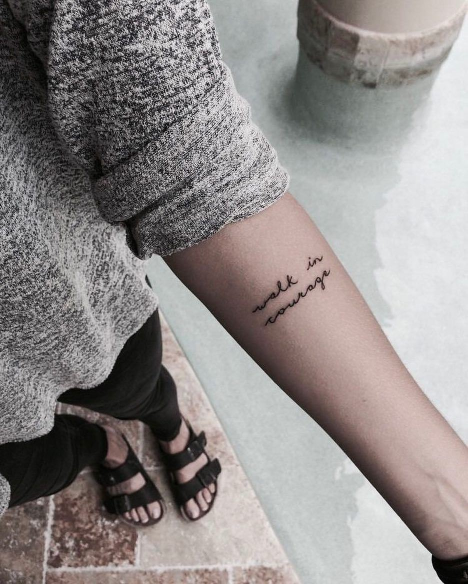
#> input picture Assignment 2/Resize/data_from_assignment/train/52.jpg, 936 x 1168 px (shown at 1/2 size); its folder holds 4 pictures in this run
$ python main.py
#> lines starting #> are read from the running program, lines starting #| are printed output that depends on the picture
from PIL import Image
import os

# Resizing training images
training_images_names = os.listdir("data_from_assignment/train")
for name in training_images_names:
    path = "data_from_assignment/train/" + name
    image = Image.open(path)
#> image is the input picture: PIL image 936x1168 RGB; mean R, G, B 143.6, 138.3, 137
    new_image = image.resize((640, 640))
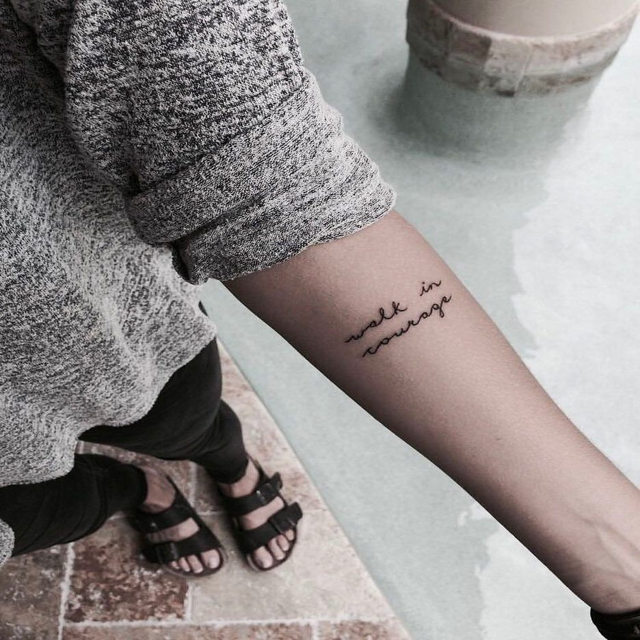
#> new_image: PIL image 640x640 RGB; mean R, G, B 143.6, 138.3, 137
    new_image.save('../RCNN/models/research/object_detection/images/train/' + name)
#> pass 2 of the loop `for name in training_images_names:`:
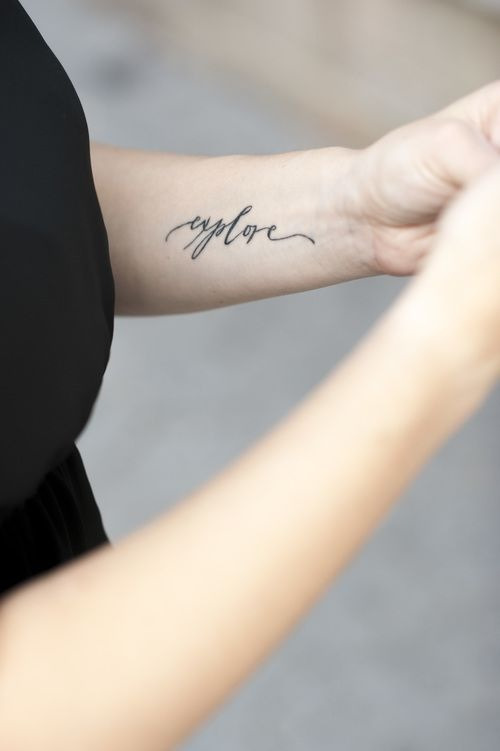
#> input picture Assignment 2/Resize/data_from_assignment/train/54.jpg, 500 x 751 px
#> image is the input picture: PIL image 500x751 RGB; mean R, G, B 174.8, 167.6, 159.8
#> `new_image = image.resize((640, 640))`:
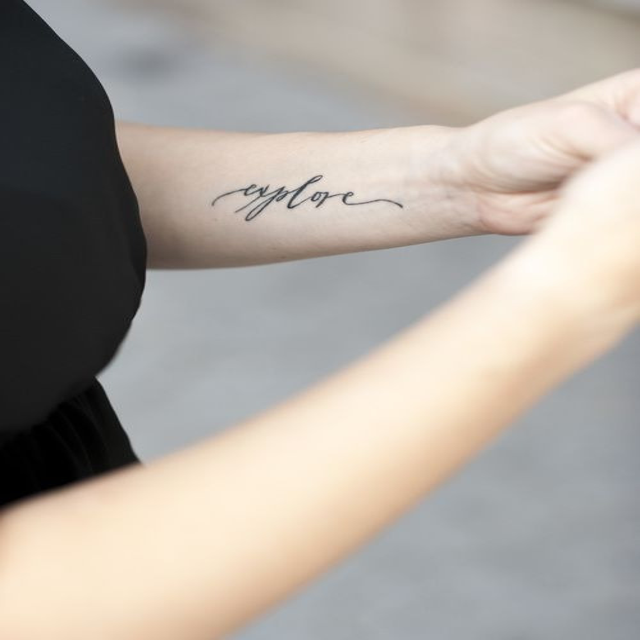
#> new_image: PIL image 640x640 RGB; mean R, G, B 174.8, 167.6, 159.8


# Resizing testing images
#> (the run stopped early here; a loop or call above may not have finished)
